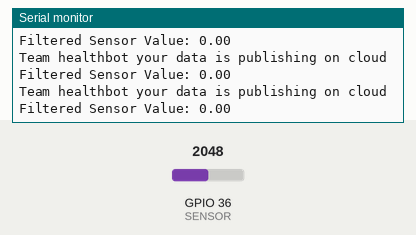
This sketch was run on a simulated ESP32. On the bench: the last lines printed to the serial monitor. The test bench sets the inputs (shaded band); at power-on: GPIO 36 (SENSOR) = 2048. WiFi joins after 1.5 s; servers stay silent unless stated; no MQTT or app messages arrive unless stated.

Above: at 2.8 s.
2.9 s: GPIO 36 (SENSOR) set to 2866
At 3.6 s:
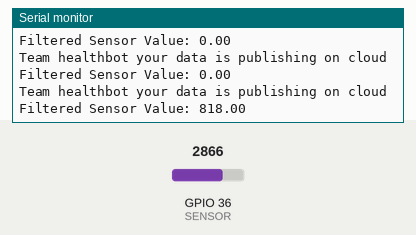
4.4 s: GPIO 36 (SENSOR) set to 3603
At 5.1 s:
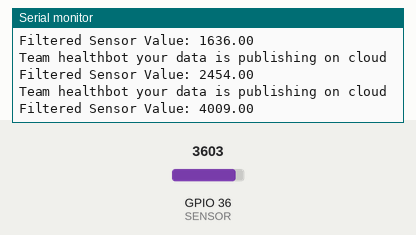
Timing chart, 0 to 7.4 s (numbered marks = the images above; inputs shaded):
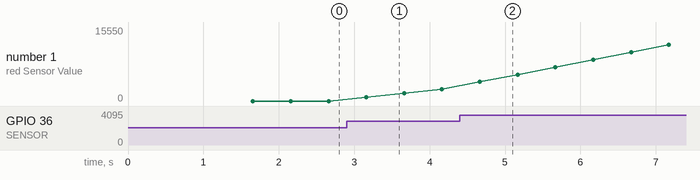

The sketch:

hacking_healthmain.ino.ino
```cpp
#include <WiFi.h>
#include <PubSubClient.h>
// #include <TensorFlowLite.h>
// Define your Wi-Fi credentials, Ubidots token, and other constants
#define WIFISSID "Galaxy"
#define PASSWORD "87654321"
#define TOKEN "BBFF-oQY7PYoihiAyaXqzsALIQ2tOykeJtJ"
#define MQTT_CLIENT_NAME "nikutkkus"
#define VARIABLE_LABEL "sensor"
#define DEVICE_LABEL "esp32"
#define SENSOR A0

// #include <tensorflow/lite/micro/all_ops_resolver.h>
// #include <tensorflow/lite/micro/micro_error_reporter.h>
// #include <tensorflow/lite/micro/micro_interpreter.h>
// #include "tensorflow/lite/schema/schema_generated.h"
// #include "tensorflow/lite/version.h"
// #include "cmsis_gcc.h"
// Include your .tflite model file
// #include "your_model(1).tflite"
// #include "C:\Users\parih\.arduinoIDE\hacking_healthmain.ino\utkarsh.tflite"


// void app_main() {
//     tflite::MicroErrorReporter micro_error_reporter;
//     tflite::ErrorReporter* error_reporter = &micro_error_reporter;

//     const tflite::Model* model = tflite::GetModel(your_model);
//     if (model == nullptr) {
//         error_reporter->Report("Model not found");
//         return;
//     }

    // // Initialize TensorFlow Lite interpreter and allocate tensors
    // static tflite::MicroInterpreter* interpreter = nullptr;
    // static tflite::AllOpsResolver op_resolver;
    // static const int tensor_arena_size = 2 * 1024;
    // static uint8_t tensor_arena[tensor_arena_size];

    // interpreter = new tflite::MicroInterpreter(model, op_resolver, tensor_arena, tensor_arena_size, error_reporter);

    // if (interpreter != nullptr) {
    //     interpreter->AllocateTensors();
    // } else {
    //     error_reporter->Report("Interpreter not initialized");
    //     return;
    // }

    // Perform inference with your input data
// 

// Global variables for signal conditioning
float baseline = 0.0;
float filteredValue = 0.0;

// Define a filter object (e.g., a simple moving average filter)
const int filterSize = 10;
float filterValues[filterSize] = {0};
int filterIndex = 0;

char mqttBroker[] = "industrial.api.ubidots.com";
char payload[100];
char topic[150];
char str_sensor[10];

WiFiClient ubidots;
PubSubClient client(ubidots);

void callback(char* topic, byte* payload, unsigned int length) {
// Handle MQTT callback, if needed
char p[length + 1];
memcpy(p, payload, length);
p[length] = NULL;
Serial.write(payload, length);
Serial.println(topic);
}

void reconnect() {
  // Reconnect to MQTT, if disconnected
   while (!client.connected()) {
    Serial.println("Attempting MQTT connection...");

    // Attemp to connect
    if (client.connect(MQTT_CLIENT_NAME, TOKEN, "")) {
      Serial.println("Connected");
    } else {
      Serial.print("Failed, rc=");
      Serial.print(client.state());
      Serial.println(" try again in 2 seconds");
      // Wait 2 seconds before retrying
      delay(2000);

}}}

void setup() {
  Serial.begin(115200);
  WiFi.begin(WIFISSID, PASSWORD);
  pinMode(SENSOR, INPUT);

  // Calculate the baseline
  for (int i = 0; i < filterSize; i++) {
    baseline += analogRead(SENSOR);
    delay(10); // Adjust this delay as needed
  }
  baseline /= filterSize;

  Serial.println();
  Serial.print("Waiting for WiFi...");

  while (WiFi.status() != WL_CONNECTED) {
    Serial.print(".");
    delay(500);
  }

  Serial.println("");
  Serial.println("WiFi Connected");
  Serial.println("IP address: ");
  Serial.println(WiFi.localIP());
  client.setServer(mqttBroker, 1883);
  client.setCallback(callback);
}

void loop() {
  if (!client.connected()) {
    reconnect();
  }

  // Read the sensor value
  int rawValue = analogRead(SENSOR);

  // Apply baseline correction
  float correctedValue = rawValue - baseline;

  // Apply filtering (simple moving average)
  filteredValue -= filterValues[filterIndex];
  filterValues[filterIndex] = correctedValue;
  filteredValue += filterValues[filterIndex];

  filterIndex = (filterIndex + 1) % filterSize;

  // Implement software-based digital filters for noise reduction (e.g., Butterworth filter)

  // Ensure the correct sampling rate (adjust the delay as needed to meet your requirements)

  // Implement data logging for real-time and offline analysis

  // Build the MQTT payload
  sprintf(topic, "%s%s", "/v1.6/devices/", DEVICE_LABEL);
  sprintf(payload, "%s", "");
  sprintf(payload, "{\"%s\":", VARIABLE_LABEL);
  dtostrf(filteredValue, 4, 2, str_sensor);
  sprintf(payload, "%s {\"value\": %s}}", payload, str_sensor);
  Serial.println("Team healthbot your data is publishing on cloud");

  // Publish data to Ubidots
  client.publish(topic, payload);

  client.loop();

  // Print the filtered sensor value to the Serial Plotter

  Serial.print("Filtered Sensor Value: ");
  Serial.println(filteredValue);

  delay(500); // Adjust the delay to control the sampling rate
}
```

Measured:
- after the input at 2.9 s, the serial monitor: prints a new line after 0.26 s (image 1)
- after the input at 4.4 s, the serial monitor: prints a new line after 0.27 s (image 2)
- plotted number 1: 0 → 2454 after the input at 2.9 s, 2454 → 15550 after the input at 4.4 s
